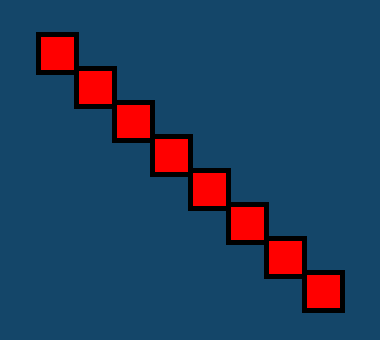
Frame 1 (no input)
Frame 60 (the mouse pressed at the canvas centre just before this capture): identical to frame 1, image omitted
Frame 120 (the mouse held since frame 60 and released just before this capture): identical to frame 1, image omitted

The Processing sketch that drew this single still picture (run headless with seeded random() and noise(); from frame 60 on, the mouse is pressed at the canvas centre):

// Processing sketch: Exercise_1
// ── Exercise_1.pde
/* Exercise 1
 First, change the size of the display window to (380,340). When you run the code,
 you will see that the squares are not evenly distributed throughout the window.
 Make the changes so that the squares are laid out like the above image.
 Second, amend the drawRedSquare method so that a stroke value is passed as a parameter.
 Set the stroke to 5.
 */
int lineStroke = 5;
void setup()
{
  size(380, 340);
  background(20, 70, 105);
}

void draw()
{
  for (int i = 1; i < 9; i++)
  {
    drawRedSquare(width/10, i*width/10, i*height/10, lineStroke);
  }
}

void drawRedSquare(int length, int xCoord, int yCoord, int squareStroke)
{
  strokeWeight(squareStroke);
  fill(255, 0, 0);
  rect(xCoord, yCoord, length, length);
}
